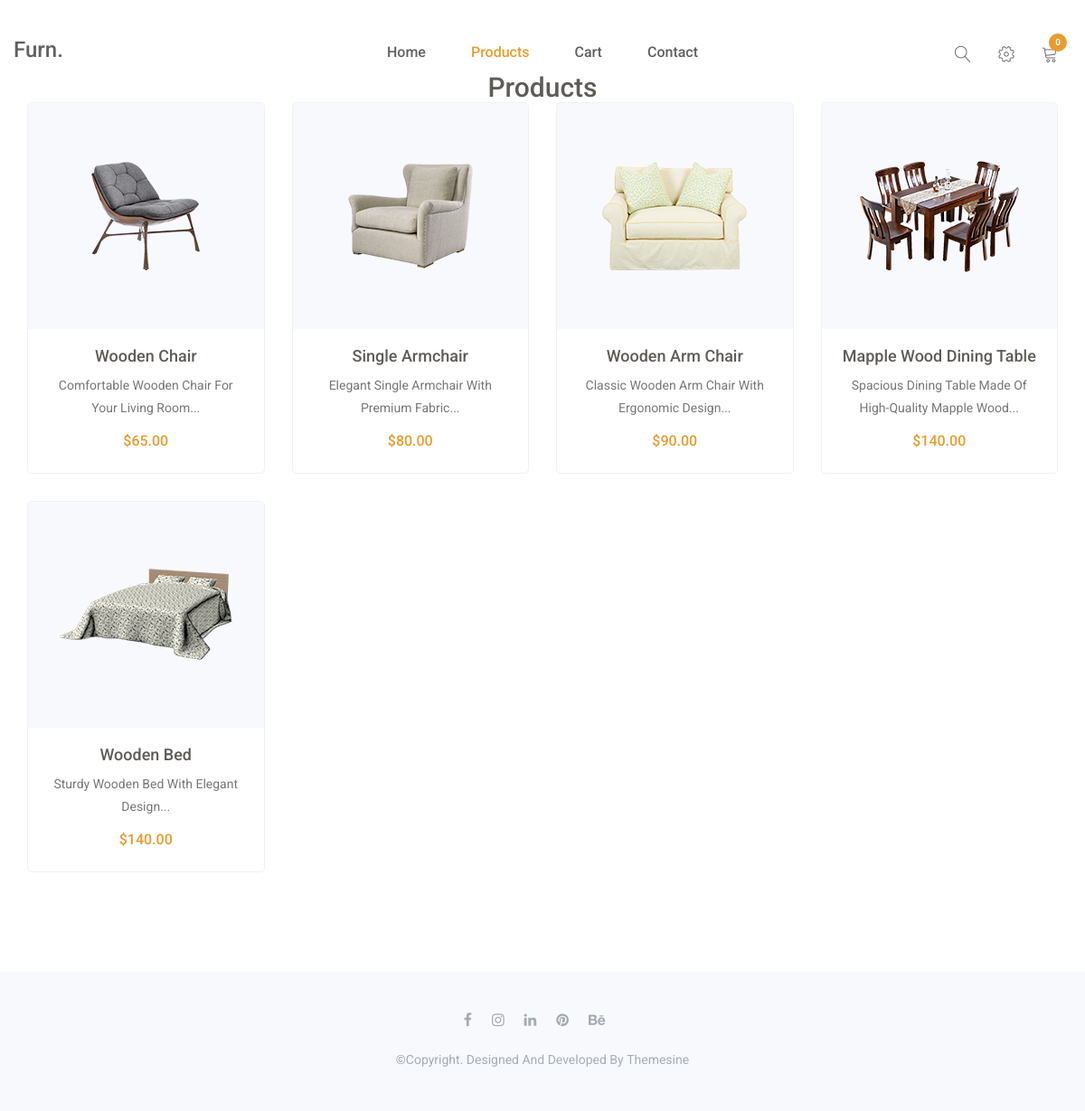
/products.php, run on the app's committed database.
### tables this page shows
CREATE TABLE IF NOT EXISTS products (
    id INT AUTO_INCREMENT PRIMARY KEY,
    name VARCHAR(255) NOT NULL,
    description TEXT,
    price DECIMAL(10, 2) NOT NULL,
    image VARCHAR(255),
    category VARCHAR(100),
    stock INT DEFAULT 10,
    created_at TIMESTAMP DEFAULT CURRENT_TIMESTAMP
);

### includes/cart_functions.php (called while the page is built, shortened)
<?php
require_once __DIR__ . '/../config/database.php';
function getCartItemCount() {
    global $conn;
    $session_id = $_SESSION['session_id'];
    $query = "SELECT SUM(quantity) as total FROM cart WHERE session_id = ?";
    $stmt = mysqli_prepare($conn, $query);
    mysqli_stmt_bind_param($stmt, "s", $session_id);
    mysqli_stmt_execute($stmt);
    $result = mysqli_stmt_get_result($stmt);
    $row = mysqli_fetch_assoc($result);
    return $row['total'] ? $row['total'] : 0;
}
?>

### includes/product_functions.php (called while the page is built, shortened)
<?php
require_once __DIR__ . '/../config/database.php';
function getAllProducts($category = null) {
    global $conn;
    $query = "SELECT * FROM products";
    if ($category) {
        $query .= " WHERE category = ?";
        $stmt = mysqli_prepare($conn, $query);
        mysqli_stmt_bind_param($stmt, "s", $category);
    } else {
        $stmt = mysqli_prepare($conn, $query);
    }
    mysqli_stmt_execute($stmt);
    $result = mysqli_stmt_get_result($stmt);
    $products = array();
    while ($row = mysqli_fetch_assoc($result)) {
        $products[] = $row;
    }
    return $products;
}
?>

### products.php (the view, shortened to what this page needs)
<?php
require_once 'config/database.php';
require_once 'includes/cart_functions.php';
require_once 'includes/product_functions.php';
$products = getAllProducts();
$cart_count = getCartItemCount();
?>
<!doctype html>
<html class="no-js" lang="en">
<head>
    <link rel="stylesheet" href="assets/css/font-awesome.min.css">
    <link rel="stylesheet" href="assets/css/linearicons.css">
    <link rel="stylesheet" href="assets/css/animate.css">
    <link rel="stylesheet" href="assets/css/owl.carousel.min.css">
    <link rel="stylesheet" href="assets/css/owl.theme.default.min.css">
    <link rel="stylesheet" href="assets/css/bootstrap.min.css">
    <link rel="stylesheet" href="assets/css/bootsnav.css" >
    <link rel="stylesheet" href="assets/css/style.css">
    <link rel="stylesheet" href="assets/css/responsive.css">
    <link rel="stylesheet" href="assets/css/custom.css">
</head>
<body>
    <div class="top-area">
        <div class="header-area">
            <nav class="navbar navbar-default bootsnav navbar-sticky navbar-scrollspy" data-minus-value-desktop="70" data-minus-value-mobile="55" data-speed="1000">
                <div class="container">
                    <div class="attr-nav">
                        <ul>
                            <li class="search">
                                <a href="#"><span class="lnr lnr-magnifier"></span></a>
                            </li>
                            <li class="nav-setting">
                                <a href="#"><span class="lnr lnr-cog"></span></a>
                            </li>
                            <li class="dropdown">
                                <a href="#" class="dropdown-toggle" data-toggle="dropdown" >
                                    <span class="lnr lnr-cart"></span>
                                    <span class="badge badge-bg-1"><?php echo $cart_count; ?></span>
                                </a>
                            </li>
                        </ul>
                    </div>
                    <div class="navbar-header">
                        <a class="navbar-brand" href="index.php">furn.</a>
                    </div>
                    <div class="collapse navbar-collapse menu-ui-design" id="navbar-menu">
                        <ul class="nav navbar-nav navbar-center" data-in="fadeInDown" data-out="fadeOutUp">
                            <li><a href="index.php">home</a></li>
                            <li class="active"><a href="products.php">products</a></li>
                            <li><a href="cart.php">cart</a></li>
                            <li><a href="#">contact</a></li>
                        </ul>
                    </div>
                </div>
            </nav>
        </div>
    </div>
    <section class="products-section">
        <div class="container">
            <div class="section-header">
                <h2>Products</h2>
            </div>
            <div class="row">
                <?php if (count($products) > 0): ?>
                    <?php foreach ($products as $product): ?>
                        <div class="col-md-3 col-sm-6">
                            <div class="product-card">
                                <div class="product-img">
                                    <img src="<?php echo $product['image']; ?>" alt="<?php echo $product['name']; ?>">
                                </div>
                                <div class="product-info">
                                    <h3 class="product-title"><?php echo $product['name']; ?></h3>
                                    <p class="product-desc"><?php echo substr($product['description'], 0, 60) . '...'; ?></p>
                                    <p class="product-price">$<?php echo number_format($product['price'], 2); ?></p>
                                </div>
                            </div>
                        </div>
                    <?php endforeach; ?>
                <?php endif; ?>
            </div>
        </div>
    </section>
    <footer id="footer" class="footer">
        <div class="container">
            <div class="hm-footer-copyright text-center">
                <div class="footer-social">
                    <a href="#"><i class="fa fa-facebook"></i></a>
                    <a href="#"><i class="fa fa-instagram"></i></a>
                    <a href="#"><i class="fa fa-linkedin"></i></a>
                    <a href="#"><i class="fa fa-pinterest"></i></a>
                    <a href="#"><i class="fa fa-behance"></i></a>
                </div>
                <p>
                    &copy;copyright. designed and developed by <a href="https://www.themesine.com/">themesine</a>
                </p>
            </div>
        </div>
    </footer>
</body>
</html>

### assets/css/bootsnav.css (style rules this page uses)
nav.bootsnav .container { position: relative; }
nav.navbar.bootsnav { margin-bottom: 0; -moz-border-radius: 0px; -webkit-border-radius: 0px; -o-border-radius: 0px; border-radius: 0px; background-color: #fff; border: none; border-bottom: solid 1px #e0e0e0; z-index: 9; }
nav.navbar.bootsnav ul.nav > li > a { color: #6f6f6f; background-color: transparent; outline: none; margin-bottom: -2px; }
nav.navbar.bootsnav ul.nav li.megamenu-fw > a:hover, nav.navbar.bootsnav ul.nav li.megamenu-fw > a:focus, nav.navbar.bootsnav ul.nav li.active > a:hover, nav.navbar.bootsnav ul.nav li.active > a:focus, nav.navbar.bootsnav ul.nav li.active > a { background-color: transparent; }
.attr-nav { float: right; display: inline-block; margin-left: 13px; margin-right: -15px; }
.attr-nav > ul { padding: 0; margin: 0 0 -7px 0; list-style: none; display: inline-block; }
.attr-nav > ul > li { float: left; display: block; }
.attr-nav > ul > li > a { color: #6f6f6f; display: block; padding: 28px 15px; position: relative; }
.attr-nav > ul > li > a span.badge { position: absolute; top: 50%; margin-top: -15px; right: 5px; font-size: 10px; padding: 0; width: 15px; height: 15px; padding-top: 2px; }
body { -webkit-transition: all 0.3s ease-in-out; -moz-transition: all 0.3s ease-in-out; -o-transition: all 0.3s ease-in-out; -ms-transition: all 0.3s ease-in-out; transition: all 0.3s ease-in-out; }
.wrap-sticky nav.navbar.bootsnav { position: absolute; width: 100%; left: 0; top: 0; }
@media (min-width: 1024px) { nav.navbar.bootsnav ul.nav > li > a { padding: 30px 15px; font-weight: 600; } }
@media (min-width: 1024px) { nav.navbar.bootsnav.menu-center .container { position: relative; } }
@media (min-width: 1024px) { nav.navbar.bootsnav.menu-center ul.nav.navbar-center { float:none; margin: 0 auto; display: table; table-layout: fixed; } }
@media (min-width: 1024px) { nav.navbar.bootsnav.menu-center .navbar-header, nav.navbar.bootsnav.menu-center .attr-nav { position: absolute; } }
@media (min-width: 1024px) { nav.navbar.bootsnav.menu-center .attr-nav { right: 15px; } }

### assets/css/style.css (style rules this page uses)
* { padding: 0; margin: 0; }
* { -webkit-box-sizing:border-box; -moz-box-sizing:border-box; -o-box-sizing:border-box; -ms-box-sizing:border-box; box-sizing:border-box; }
body { font-family: 'Roboto', sans-serif; font-size:16px; color:#a09e9c; background: #fff; text-transform: capitalize; max-width:1920px; margin:0 auto; overflow-x:hidden; }
a,a:hover,a:active,a:focus { display:inline-block; text-decoration:none; color: #616060; font-size:16px; padding:0; font-weight: 500; }
h1,h2,h3,h4,h5,h6 { margin: 0; color:#5f5b57; font-size: 18px; font-weight: 500; }
p { margin: 0; color:#a09e9c; font-size:16px; line-height: 1.8; }
img { border:none;max-width:100%; height:auto; }
ul { padding: 0; margin: 0 auto; list-style: none; }
ul li { list-style: none; }
html,body { height: 100%; }
.section-header { position: relative; text-align: center; }
.section-header h2 { font-size: 30px; font-weight: 500; }
nav.navbar.bootsnav { background-color: transparent; border-bottom: transparent; }
.navbar-header a.navbar-brand,.navbar-header a.navbar-brand:hover,.navbar-header a.navbar-brand:focus { display: inline-block; color: #616060; font-size: 24px; font-weight: 500; padding: 45px 0px; text-transform:capitalize; }
nav.navbar.bootsnav ul.nav > li > a { color: #616060; font-size: 16px; font-weight: 500; text-transform: capitalize; -webkit-transition: 0.3s linear; -moz-transition: 0.3s linear; -ms-transition: 0.3s linear; -o-transition: 0.3s linear; transition: 0.3s linear; }
nav.navbar.bootsnav ul.nav > li > a { padding: 48px 25px; }
nav.navbar.bootsnav ul.nav > li.active>a { color: #e99c2e; }
.menu-ui-design { overflow-y:scroll;height: 350px; }
.attr-nav { position: relative; top:5px; }
.attr-nav > ul > li > a { color: #616060; padding: 44px 15px; font-size: 18px; font-weight: 500; }
.badge { background-color: #e99c2e; border: 2px solid #e99c2e; }
.attr-nav > ul > li > a span.badge { margin-top: -25px; width: 20px; height: 20px; padding-top: 3px; }
.header-area { position: absolute;top:0;left:0;width: 100%;z-index: 99; }
.footer { background: #f8f9fd; display: flex; align-items: center; height: 154px; }
.hm-footer-copyright p,.hm-footer-copyright p a { color: #a5adb3; font-size: 14px; font-weight: 400; }
.footer-social a i { color: #a4aaaf; margin: 0 18px 24px 0; -webkit-transition: .3s; -moz-transition:.3s; -ms-transition:.3s; -o-transition:.3s; transition: .3s; }

### data on the page
products: image (picture), name "Wooden Chair", description "Comfortable Wooden Chair For Your Living Room", price "65.00"
products: image (picture), name "Single Armchair", description "Elegant Single Armchair With Premium Fabric", price "80.00"
products: image (picture), name "Wooden Arm Chair", description "Classic Wooden Arm Chair With Ergonomic Design", price "90.00"
products: image (picture), name "Mapple Wood Dining Table", description "Spacious Dining Table Made Of High-Quality Mapple Wood", price "140.00"
products: image (picture), name "Wooden Bed", description "Sturdy Wooden Bed With Elegant Design", price "140.00"

### other printed values
$cart_count "0"
